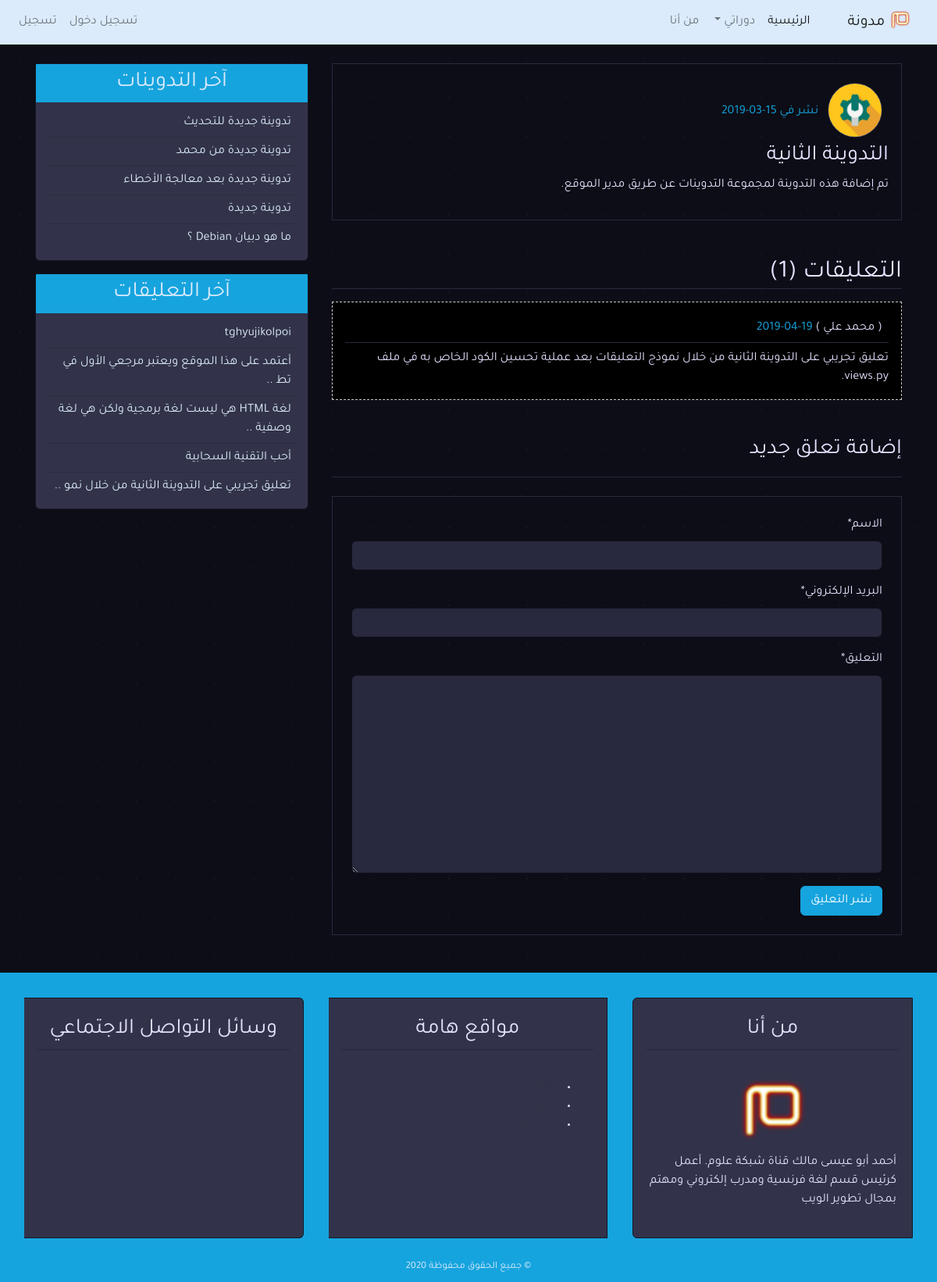
The page /detail/2/ on the database its author committed.
### blog/models.py (models this page shows, shortened)
class Post(models.Model):
    title = models.CharField(max_length=100)
    content = models.TextField()
    post_date = models.DateTimeField(default=timezone.now)
    post_update = models.DateTimeField(auto_now=True)
    author = models.ForeignKey(User, on_delete=models.CASCADE)
    def __str__(self):
        return self.title
    class Meta:
        ordering = ('-post_date', )

class Comment(models.Model):
    name = models.CharField(max_length=50, verbose_name='الاسم')
    email = models.EmailField(verbose_name='البريد الإلكتروني')
    body = models.TextField(verbose_name='التعليق')
    comment_date = models.DateTimeField(auto_now_add=True)
    active = models.BooleanField(default=False)
    post = models.ForeignKey(
        Post, on_delete=models.CASCADE, related_name='comments')
    class Meta:
        ordering = ('-comment_date',)

### user/models.py (models this page shows, shortened)
class Profile(models.Model):
    image = models.ImageField(default='default.jpg', upload_to='profile_pics')
    user = models.OneToOneField(User, on_delete=models.CASCADE)

### blog/views.py (the view)
# urls.py: path('detail/<int:post_id>/', views.post_detail, name='detail'),
def post_detail(request, post_id):
    post = get_object_or_404(Post, pk=post_id)
    comments = post.comments.filter(active=True)
    if request.method == 'POST':
        comment_form = NewComment(data=request.POST)
        if comment_form.is_valid():
            new_comment = comment_form.save(commit=False)
            new_comment.post = post
            new_comment.save()
            return redirect('detail', post_id)
    else:
        comment_form = NewComment()
    context = {
        'title': post,
        'post': post,
        'comments': comments,
        'comment_form': comment_form,
    }
    return render(request, 'blog/detail.html', context)

### blog/forms.py
class NewComment(forms.ModelForm):
    class Meta:
        model = Comment
        fields = ('name', 'email', 'body')

### blog/templatetags/post_tag.py (called while the page is built)
@register.inclusion_tag('blog/latest_posts.html')
def latest_posts():
    context = {
        'l_posts': Post.objects.all()[0:5],
    }
    return context

@register.inclusion_tag('blog/latest_comments.html')
def latest_comments():
    context = {
        'l_comments': Comment.objects.filter(active=True)[:5],
    }
    return context

### blog/templates/blog/detail.html (shortened to what this page needs)
{% extends 'blog/base.html' %}
{% block content %}
{% load crispy_forms_tags %}
    <div class="border p-3 mb-3">
        <img class="img-fluid rounded-circle border m-2" style="width: 70px; height:70px;"
            src="{{post.author.profile.image.url}}" alt="صورة الناشر">
        <span class="text-secondary">نشر في {{post.post_date|date:'d-m-Y'}}</span>
        <h3>{{post.title}}</h3>
        <p>{{post.content}}</p>
    </div>
    <h2 class="border-bottom mt-5 mb-3">التعليقات ({{comments.count}})</h2>
    {% for comment in comments %}
        <ul class="p-3 comment">
            <h6 class="border-bottom p-2">( {{comment.name}} ) <span
                    class="text-secondary">{{comment.comment_date|date:'d-m-Y'}}</span></h6>
            {{comment.body}}
        </ul>
    {% empty %}
        <h6 class="text-center p-4 mb-3 comment">لا يوجد تعليقات</h6>
    {% endfor %}
    <h3 class="border-bottom pb-3 mb-3 mt-5">إضافة تعلق جديد</h3>
    <div class="border p-4 mb-5 mt-4">
        <form method="POST">
            {{comment_form|crispy}}
            <input class="btn btn-secondary" type="submit" value="نشر التعليق">
        </form>
    </div>
{% endblock content %}

### blog/templates/blog/latest_posts.html
<ul class="list-group-flush latest-post">
    {% for post in l_posts %}
        <li class="list-group-item latest-post-item">
            <a class="text-light" href="{% url 'detail' post.id %}">{{post.title}}</a>
        </li>
    {% empty %}
        <li class="list-group-item latest-post-item">لا يوجد تدوينات</li>
    {% endfor %}
</ul>

### blog/templates/blog/latest_comments.html
<ul class="list-group-flush latest-comment">
    {% for comment in l_comments %}
        <li class="list-group-item latest-comment-item">
            <a class="text-light" href="{% url 'detail' comment.post.id %}">
                {% if comment.body|length > 40 %}
                    {{comment.body|slice:'45'}} ..
                {% else %}
                    {{comment.body}}
                {% endif %}
            </a>
        </li>
    {% empty %}
        <li class="list-group-item latest-comment-item">لا يوجد تعليقات</li>
    {% endfor %}
</ul>

### rows shown on the page
Post: author.profile.image (picture), post_date "15-03-2019", title "التدوينة الثانية", content "تم إضافة هذه التدوينة لمجموعة التدوينات عن طريق مدير الموقع."
Comment: name "محمد علي", comment_date "19-04-2019", body "تعليق تجريبي على التدوينة الثانية من خلال نموذج التعليقات بعد عملية تحسين الكود الخاص به في ملف views.py.", body "تعليق تجريبي على التدوينة الثانية من خلال نمو"
Post: title "تدوينة جديدة للتحديث"
Post: title "تدوينة جديدة من محمد"
Post: title "تدوينة جديدة بعد معالجة الأخطاء"
Post: title "تدوينة جديدة"
Post: title "ما هو دبيان Debian ؟"
Comment: body "tghyujikolpoi"
Comment: body "أعتمد على هذا الموقع ويعتبر مرجعي الأول في تط"
Comment: body "لغة HTML هي ليست لغة برمجية ولكن هي لغة وصفية"
Comment: body "أحب التقنية السحابية"

### other values the page prints
{{ comments.count }} "1"
